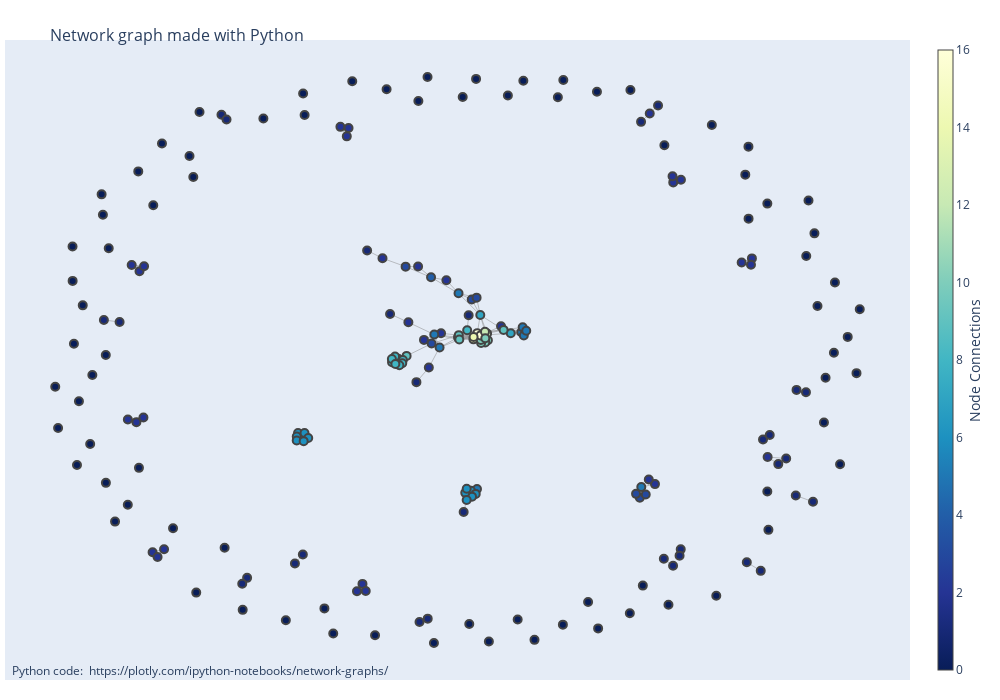

This figure's notebook cell:
### Code cell
pos = nx.spring_layout(G)

edge_x = []
edge_y = []
for edge in G.edges():
    x0, y0 = pos[edge[0]]
    x1, y1 = pos[edge[1]]
    edge_x.append(x0)
    edge_x.append(x1)
    edge_x.append(None)
    edge_y.append(y0)
    edge_y.append(y1)
    edge_y.append(None)

edge_trace = go.Scatter(
    x=edge_x, y=edge_y,
    line=dict(width=0.5, color='#888'),
    hoverinfo='none',
    mode='lines')

node_x = []
node_y = []
node_text = []
for node in G.nodes():
    x, y = pos[node]
    node_x.append(x)
    node_y.append(y)
    node_text.append(' '.join(node))

node_trace = go.Scatter(
    x=node_x, y=node_y,
    mode='markers',
    hoverinfo='text',
    marker=dict(
        showscale=True,
        # colorscale options
        #'Greys' | 'YlGnBu' | 'Greens' | 'YlOrRd' | 'Bluered' | 'RdBu' |
        #'Reds' | 'Blues' | 'Picnic' | 'Rainbow' | 'Portland' | 'Jet' |
        #'Hot' | 'Blackbody' | 'Earth' | 'Electric' | 'Viridis' |
        colorscale='YlGnBu',
        reversescale=True,
        color=[],
        size=8,
        colorbar=dict(
            thickness=15,
            title='Node Connections',
            xanchor='left',
            titleside='right'
        ),
        line_width=2))


node_adjacencies = []
for node, adjacencies in enumerate(G.adjacency()):
    node_adjacencies.append(len(adjacencies[1]))
    # node_text.append('# of connections: '+str(len(adjacencies[1])))

node_trace.marker.color = node_adjacencies
node_trace.text = node_text


fig = go.Figure(data=[edge_trace, node_trace],
             layout=go.Layout(
                width=1000, height=700,
                title='<br>Network graph made with Python',
                titlefont_size=16,
                showlegend=False,
                hovermode='closest',
                margin=dict(b=20,l=5,r=5,t=40),
                annotations=[ dict(
                    text="Python code: <a href='https://plotly.com/ipython-notebooks/network-graphs/'> https://plotly.com/ipython-notebooks/network-graphs/</a>",
                    showarrow=False,
                    xref="paper", yref="paper",
                    x=0.005, y=-0.002 ) ],
                xaxis=dict(showgrid=False, zeroline=False, showticklabels=False),
                yaxis=dict(showgrid=False, zeroline=False, showticklabels=False))
                )
fig.show()

### Figure 1 — Plotly figure (JSON) as saved in the notebook; plotly's stock layout.template omitted (floating-point values rounded to 4 significant figures; data arrays with more than 128 entries replaced by an {"elided": "..."} marker saying what was removed)
{"data": [{"hoverinfo": "none", "line": {"color": "#888", "width": 0.5}, "mode": "lines", "type": "scatter", "x": {"elided": "765 float values"}, "y": {"elided": "765 float values"}}, {"hoverinfo": "text", "marker": {"color": {"elided": "200 int values"}, "colorbar": {"thickness": 15, "title": {"side": "right", "text": "Node Connections"}, "xanchor": "left"}, "colorscale": [[0, "rgb(255,255,217)"], [0.125, "rgb(237,248,177)"], [0.25, "rgb(199,233,180)"], [0.375, "rgb(127,205,187)"], [0.5, "rgb(65,182,196)"], [0.625, "rgb(29,145,192)"], [0.75, "rgb(34,94,168)"], [0.875, "rgb(37,52,148)"], [1, "rgb(8,29,88)"]], "line": {"width": 2}, "reversescale": true, "showscale": true, "size": 8}, "mode": "markers", "text": {"elided": "200 str values"}, "type": "scatter", "x": {"elided": "200 float values"}, "y": {"elided": "200 float values"}}], "layout": {"annotations": [{"showarrow": false, "text": "Python code: <a href='https://plotly.com/ipython-notebooks/network-graphs/'> https://plotly.com/ipython-notebooks/network-graphs/</a>", "x": 0.005, "xref": "paper", "y": -0.002, "yref": "paper"}], "height": 700, "hovermode": "closest", "margin": {"b": 20, "l": 5, "r": 5, "t": 40}, "showlegend": false, "title": {"font": {"size": 16}, "text": "<br>Network graph made with Python"}, "width": 1000, "xaxis": {"autorange": true, "range": [-1.086, 1.109], "showgrid": false, "showticklabels": false, "type": "linear", "zeroline": false}, "yaxis": {"autorange": true, "range": [-1.084, 1.128], "showgrid": false, "showticklabels": false, "type": "linear", "zeroline": false}}}
